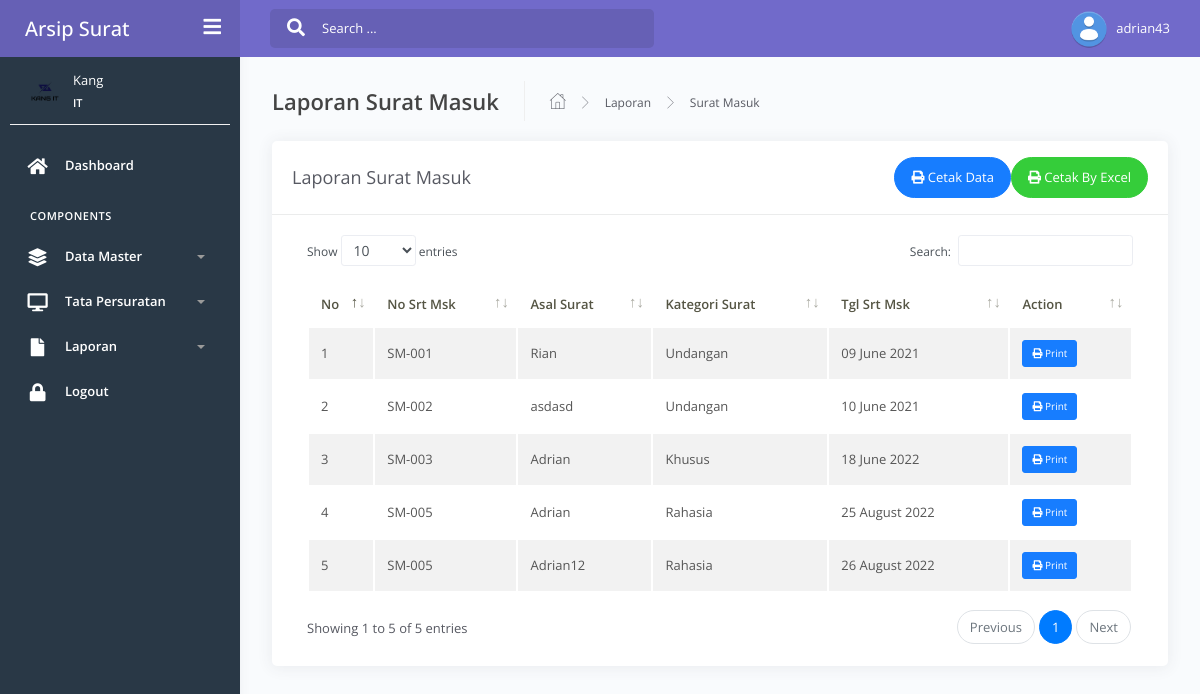
The app's page /admin/index.php?view=lap_suratmasuk (signed in) with its own data.
### tables this page shows
CREATE TABLE `suratmasuk` (
  `id` int(11) NOT NULL,
  `id_kategori` int(11) DEFAULT NULL,
  `no_surat_masuk` varchar(255) DEFAULT NULL,
  `no_agenda_surat_masuk` varchar(255) DEFAULT NULL,
  `tgl_surat_masuk` date DEFAULT NULL,
  `tgl_terima` date DEFAULT NULL,
  `asal_surat` varchar(255) DEFAULT NULL,
  `perihal` text DEFAULT NULL,
  `file_surat` varchar(255) DEFAULT NULL
);

CREATE TABLE `kategori` (
  `id` int(11) NOT NULL,
  `nama_kategori` varchar(255) DEFAULT NULL
);

### admin/laporan/suratmasuk/lap_suratmasuk.php (the view, shortened to what this page needs)
<div class="main-panel">
  <div class="content">
    <div class="page-inner">
      <div class="page-header">
        <h4 class="page-title">Laporan Surat Masuk</h4>
        <ul class="breadcrumbs">
          <li class="nav-home">
            <a href="#">
              <i class="flaticon-home"></i>
            </a>
          </li>
          <li class="separator">
            <i class="flaticon-right-arrow"></i>
          </li>
          <li class="nav-item">
            <a href="#">Laporan</a>
          </li>
          <li class="separator">
            <i class="flaticon-right-arrow"></i>
          </li>
          <li class="nav-item">
            <a href="#">Surat Masuk</a>
          </li>
        </ul>
      </div>
      <div class="row">
        <div class="col-md-12">
          <div class="card">
            <div class="card-header">
              <div class="d-flex align-items-center">
                <h4 class="card-title">Laporan Surat Masuk</h4>
                <button data-toggle="modal" data-target="#modalCetakAll" class="btn btn-primary btn-round ml-auto">
                  <i class="fa fa-print"></i>
                  Cetak Data
                </button>
                <button data-toggle="modal" data-target="#modalCetakExcel" class="btn btn-success btn-round">
                  <i class="fa fa-print"></i>
                  Cetak By Excel
                </button>
              </div>
            </div>
            <div class="card-body">
              <div class="table-responsive">
                <table id="add-row" class="display table table-striped table-hover">
                  <thead>
                    <tr>
                      <th>No</th>
                      <th>No Srt Msk</th>
                      <th>Asal Surat</th>
                      <th>Kategori Surat</th>
                      <th>Tgl Srt Msk</th>
                      <th>Action</th>
                    </tr>
                  </thead>
                  <tbody>
                    <?php
                    $no = 1;
                    $query = mysqli_query($conn, "SELECT sm.*, k.nama_kategori from suratmasuk sm join kategori k on
                                             k.id=sm.id_kategori");
                    while ($row = mysqli_fetch_array($query)) {
                    ?>
                      <tr>
                        <td><?php echo $no++ ?></td>
                        <td><?php echo $row['no_surat_masuk'] ?></td>
                        <td><?php echo $row['asal_surat'] ?></td>
                        <td><?php echo $row['nama_kategori'] ?></td>
                        <td><?php echo date('d F Y', strtotime($row['tgl_surat_masuk'])) ?></td>
                        <td>
                          <a href="laporan/suratmasuk/cetakByAksi.php?id=<?php echo $row['id'] ?>" target="_blank" class="btn btn-xs btn-primary"><i class="fa fa-print"></i> Print</a>
                        </td>
                      </tr>
                    <?php } ?>
                  </tbody>
                </table>
              </div>
            </div>
          </div>
        </div>
      </div>
    </div>
  </div>
</div>

### records on screen
suratmasuk: no_surat_masuk "SM-001", asal_surat "Rian", id_kategori.nama_kategori "Undangan", tgl_surat_masuk "09 June 2021"
suratmasuk: no_surat_masuk "SM-002", asal_surat "asdasd", id_kategori.nama_kategori "Undangan", tgl_surat_masuk "10 June 2021"
suratmasuk: no_surat_masuk "SM-003", asal_surat "Adrian", id_kategori.nama_kategori "Khusus", tgl_surat_masuk "18 June 2022"
suratmasuk: no_surat_masuk "SM-005", asal_surat "Adrian", id_kategori.nama_kategori "Rahasia", tgl_surat_masuk "25 August 2022"
suratmasuk: no_surat_masuk "SM-005", asal_surat "Adrian12", id_kategori.nama_kategori "Rahasia", tgl_surat_masuk "26 August 2022"

### other values on screen
$_SESSION['username'] "adrian43"
